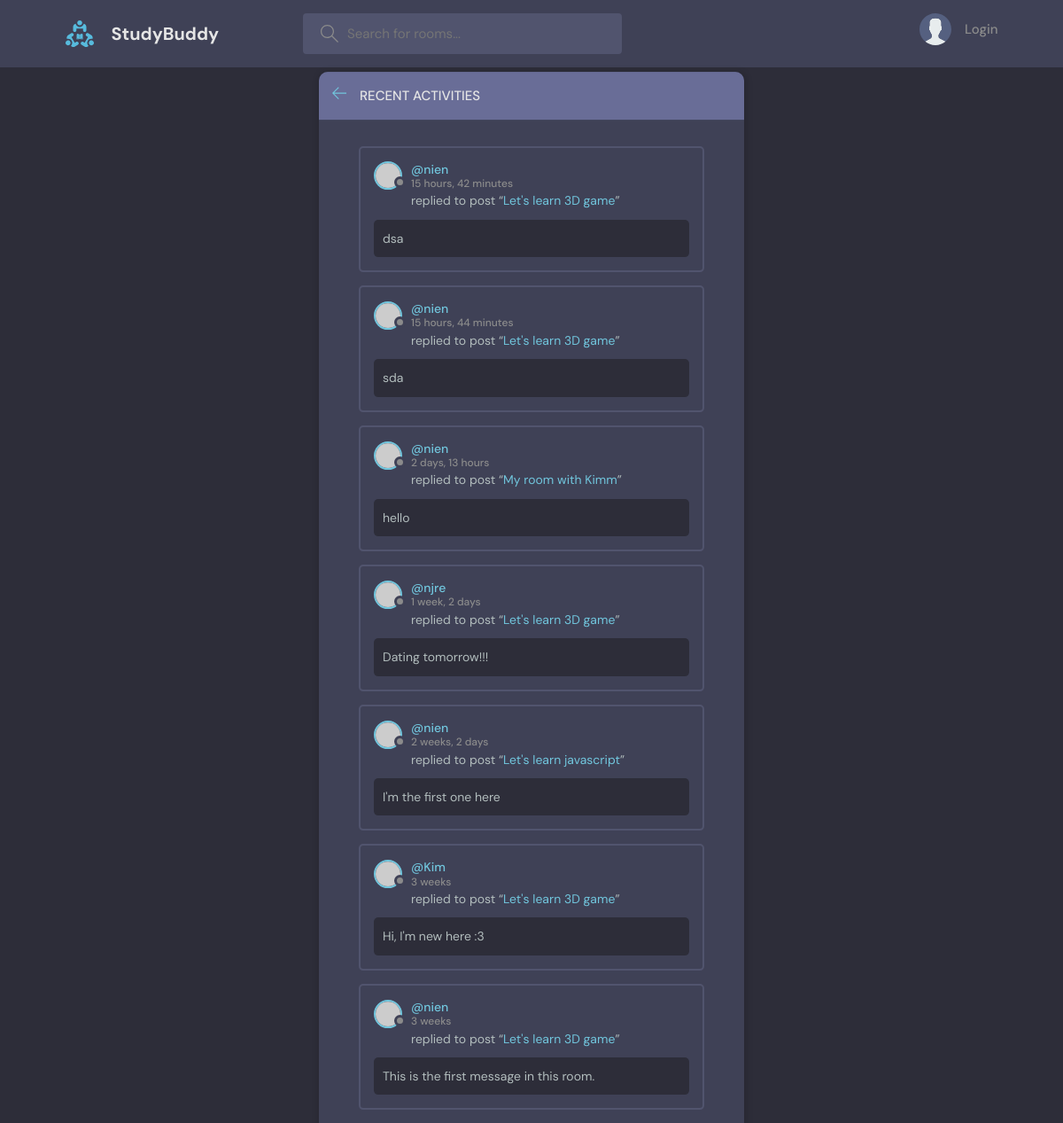
/activities/, run on an earlier commit of the app's database.
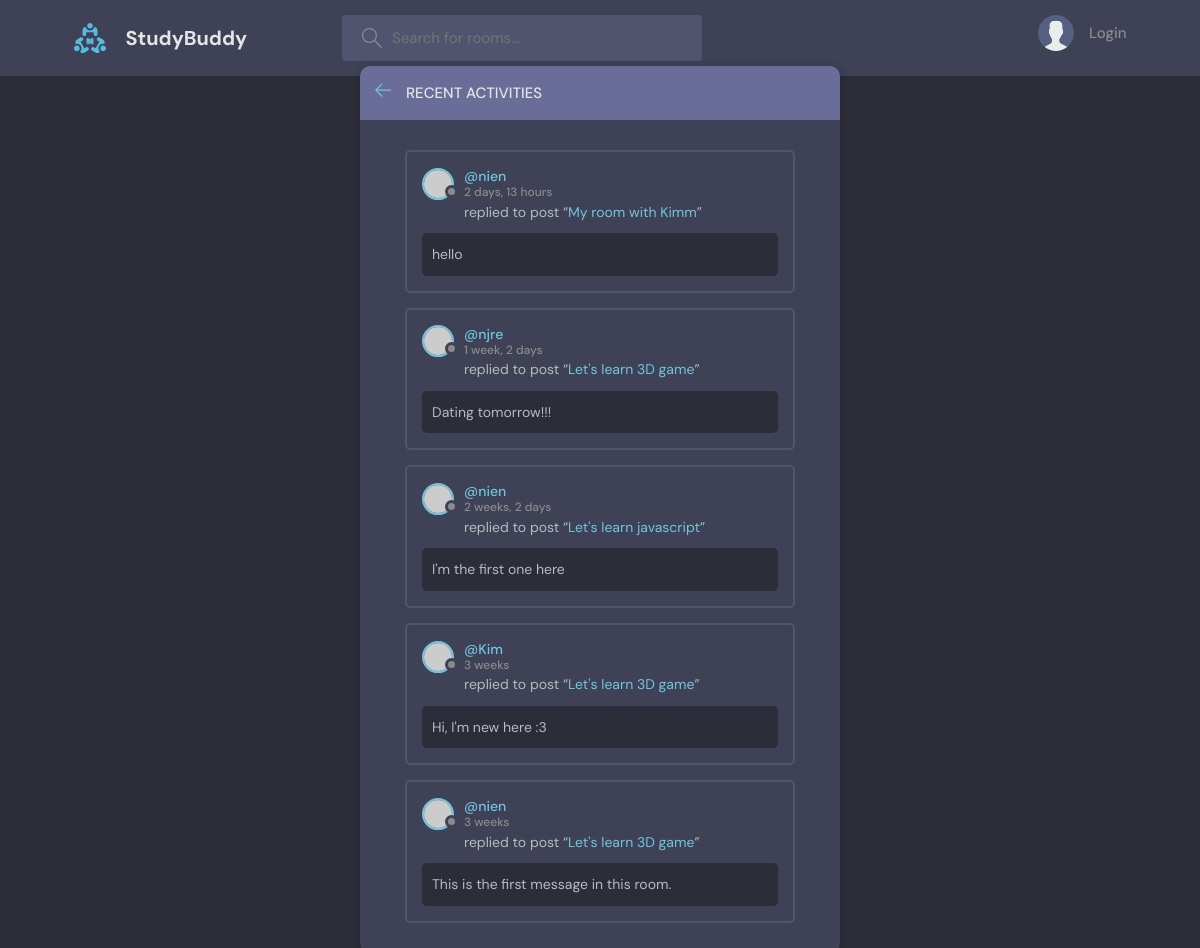
And on a later commit of the database.
### base/models.py (models this page shows, shortened)
class Message(models.Model):
    user = models.ForeignKey(User, on_delete=models.CASCADE)
    room = models.ForeignKey(Room, on_delete=models.CASCADE) # When room get deleted, all messages will be deleted as well
    body = models.TextField()
    updated = models.DateTimeField(auto_now=True)
    created = models.DateTimeField(auto_now_add=True)
    class Meta:
        ordering = ['-updated', '-created'] # the newest information from form will appear at first
    def __str__(self):
        return self.body[0:50]

class Room(models.Model):
    host = models.ForeignKey(User, on_delete=models.SET_NULL, null=True)
    topic = models.ForeignKey(Topic, on_delete=models.SET_NULL, null=True)
    name = models.CharField(max_length=200)
    description = models.TextField(null=True, blank=True)
    updated = models.DateTimeField(auto_now=True) # update edited time
    created = models.DateTimeField(auto_now_add=True) # time first created instance
    participants = models.ManyToManyField(User, related_name='participants', blank=True)
    class Meta:
        ordering = ['-updated', '-created'] # the newest information from form will appear at first

### base/views.py (the view)
# urls.py: path('activities/', views.activitiesPage, name='activities')
def activitiesPage(request):
    messages = Message.objects.all()
    context = {
        'messages': messages
    }
    return render(request, 'base/activity.html', context)

### base/templates/base/activity.html (shortened to what this page needs)
{% extends 'main.html' %}
{% block content %}
    <main class="layout">
      <div class="container">
        <div class="layout__box">
          <div class="layout__boxHeader">
            <div class="layout__boxTitle">
              <a href="index.html">
                <svg version="1.1" xmlns="http://www.w3.org/2000/svg" width="32" height="32" viewBox="0 0 32 32">
                  <title>arrow-left</title>
                  <path
                    d="M13.723 2.286l-13.723 13.714 13.719 13.714 1.616-1.611-10.96-10.96h27.625v-2.286h-27.625l10.965-10.965-1.616-1.607z"
                  ></path>
                </svg>
              </a>
              <h3>Recent Activities</h3>
            </div>
          </div>
          <div class="activities-page layout__body">
            {% for message in messages %}
            <div class="activities__box">
              <div class="activities__boxHeader roomListRoom__header">
                <a href="profile.html" class="roomListRoom__author">
                  <div class="avatar avatar--small">
                    <img src="https://randomuser.me/api/portraits/women/11.jpg" />
                  </div>
                  <p>
                    @{{message.user.username}}
                    <span>{{message.updated|timesince}}</span>
                  </p>
                </a>
              </div>
              <div class="activities__boxContent">
                <p>replied to post “<a href="room.html">{{message.room.name}}</a>”</p>
                <div class="activities__boxRoomContent">
                  {{message.body}}
                </div>
              </div>
            </div>
            {% endfor %}
          </div>
        </div>
      </div>
    </main>
{% endblock content %}

What changed in the data, as far as the page shows it:
removed Message: user.username "nien", updated "15 hours, 42 minutes", room.name "Let's learn 3D game", body "dsa"
removed Message: user.username "nien", updated "15 hours, 44 minutes", room.name "Let's learn 3D game", body "sda"
